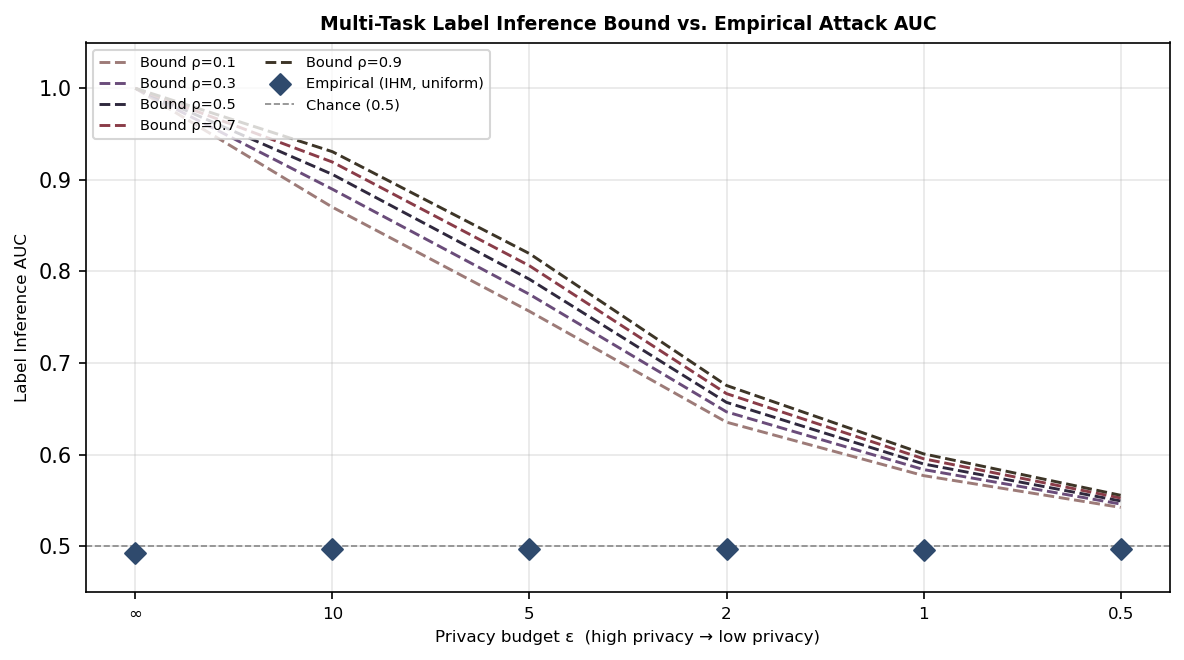

Write the Python code that produced this figure.
"""
figures/bound_validation.py — Figure 3: Theoretical Bound vs. Empirical Inference AUC.

Shows that the multi-task label inference bound g(σ, ρ) = Φ(C·√(1+ρ)/σ) holds:
theoretical bound lines ≥ empirical accuracy points at each ε level.

Single panel:
  x-axis: ε levels (∞ → 0.5), ordered high privacy → low privacy
  y-axis: label inference AUC (bound / empirical)
  One dashed line per ρ value (theoretical bound)
  Scatter points: empirical IHM inference AUC (uniform mode, mean across seeds)

Usage:
    python figures/bound_validation.py \
        --input results/bound_validation.csv \
        --output figures/bound_validation.png
"""

import argparse
import sys
from pathlib import Path

import numpy as np
import pandas as pd
import matplotlib
matplotlib.use("Agg")
import matplotlib.pyplot as plt

sys.path.insert(0, str(Path(__file__).parent.parent))

# Brand palette — matches plot_results_summary.py
_C = ["#9d7b78", "#6a4c7a", "#2f283d", "#8a3c48", "#3d3527", "#b8c7d6", "#2f4a6d"]

# One brand colour per ρ value (5 values → _C[0..4])
RHO_COLORS = [_C[0], _C[1], _C[2], _C[3], _C[4]]

EPS_DISPLAY_ORDER = ["inf", "10.0", "5.0", "2.0", "1.0", "0.5"]
EPS_LABELS        = ["∞", "10", "5", "2", "1", "0.5"]


def _eps_to_x(eps_str: str) -> int:
    return EPS_DISPLAY_ORDER.index(str(eps_str))


def main():
    parser = argparse.ArgumentParser()
    parser.add_argument("--input",  default="results/bound_validation.csv")
    parser.add_argument("--output", default="figures/bound_validation.png")
    args = parser.parse_args()

    df = pd.read_csv(args.input)
    df["epsilon_level"] = df["epsilon_level"].astype(str)

    rho_values = sorted(df["rho"].unique())

    fig, ax = plt.subplots(figsize=(8, 4.5))

    # Theoretical bound lines (one per ρ)
    for rho, color in zip(rho_values, RHO_COLORS):
        sub  = df[df["rho"] == rho].copy()
        sub["x"] = sub["epsilon_level"].apply(_eps_to_x)
        sub  = sub.sort_values("x")
        ax.plot(sub["x"], sub["bound_ihm"], color=color, ls="--", linewidth=1.4,
                label=f"Bound ρ={rho}")

    # Empirical IHM inference AUC (mean across ρ — same value for all ρ rows)
    emp = df.groupby("epsilon_level")["empirical_ihm_auroc_mean"].first().reset_index()
    emp["x"] = emp["epsilon_level"].apply(_eps_to_x)
    emp = emp.sort_values("x")
    ax.scatter(emp["x"], emp["empirical_ihm_auroc_mean"], color=_C[6], zorder=5,
               s=50, marker="D", label="Empirical (IHM, uniform)")

    # chance level — matches existing #888888 reference line style
    ax.axhline(0.5, color="#888888", linestyle="--", linewidth=0.8, label="Chance (0.5)")

    ax.set_xticks(range(len(EPS_DISPLAY_ORDER)))
    ax.set_xticklabels(EPS_LABELS, fontsize=8)
    ax.set_xlabel("Privacy budget ε  (high privacy → low privacy)", fontsize=8)
    ax.set_ylabel("Label Inference AUC", fontsize=8)
    ax.set_title("Multi-Task Label Inference Bound vs. Empirical Attack AUC",
                 fontsize=9, fontweight="bold")
    ax.set_ylim(0.45, 1.05)
    ax.legend(fontsize=7, loc="upper left", ncol=2)
    ax.grid(True, alpha=0.3)

    fig.tight_layout()
    out = Path(args.output)
    out.parent.mkdir(parents=True, exist_ok=True)
    fig.savefig(out, dpi=150, bbox_inches="tight")
    print(f"Saved → {out}")


if __name__ == "__main__":
    main()
